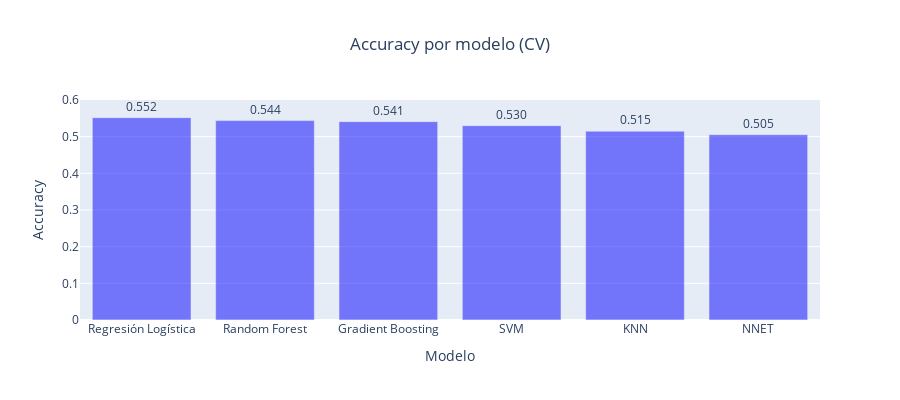

Write notebook code for a chart like this one.
### Code cell
import plotly.express as px

# Plot accuracy per model (CV best_score)
fig = px.bar(
    results_df.sort_values('best_score', ascending=False),
    x='model',
    y='best_score',
    text='best_score',
    labels={'best_score': 'Accuracy', 'model': 'Modelo'},
    title='Accuracy por modelo (CV)',
    color_discrete_sequence=['rgba(0, 0, 255, 0.5)'],
)

fig.update_traces(texttemplate='%{text:.3f}', textposition='outside')
fig.update_layout(
    yaxis=dict(range=[0, 0.6]), 
    height=400,
    title_x=0.5)
fig.show()

fig.write_image("./images/accuracy_models.png", scale=3, width=1200, height=700)

### Figure 1 — Plotly figure (JSON) as saved in the notebook; plotly's stock layout.template omitted (floating-point values rounded to 4 significant figures)
{"data": [{"hovertemplate": "Modelo=%{x}<br>Accuracy=%{text}<extra></extra>", "legendgroup": "", "marker": {"color": "rgba(0, 0, 255, 0.5)", "pattern": {"shape": ""}}, "name": "", "orientation": "v", "showlegend": false, "text": [0.5519, 0.5438, 0.541, 0.53, 0.515, 0.5054], "textposition": "outside", "texttemplate": "%{text:.3f}", "type": "bar", "x": ["Regresión Logística", "Random Forest", "Gradient Boosting", "SVM", "KNN", "NNET"], "xaxis": "x", "y": [0.5519, 0.5438, 0.541, 0.53, 0.515, 0.5054], "yaxis": "y"}], "layout": {"barmode": "relative", "height": 400, "legend": {"tracegroupgap": 0}, "title": {"text": "Accuracy por modelo (CV)", "x": 0.5}, "xaxis": {"anchor": "y", "domain": [0, 1], "title": {"text": "Modelo"}}, "yaxis": {"anchor": "x", "domain": [0, 1], "range": [0, 0.6], "title": {"text": "Accuracy"}}}}
